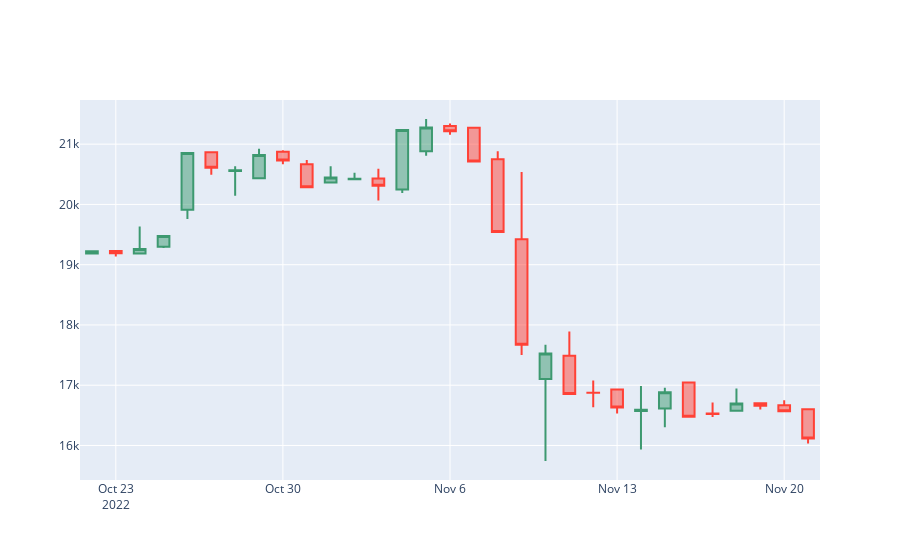

Write notebook code for a chart like this one.
### Code cell
cg = CoinGeckoAPI()
bitcoin_data = cg.get_coin_market_chart_by_id(id='bitcoin', vs_currency='usd', days=30)
print ('bitcoin_data', type(bitcoin_data))

bitcoin_price_data = bitcoin_data['prices']
bitcoin_price_data[0:5]
data = pd.DataFrame(bitcoin_price_data, columns=['TimeStamp', 'Price'])
data['date'] = data['TimeStamp'].apply(lambda d: datetime.date.fromtimestamp(d/1000.0))

candlestick_data = data.groupby(data.date, as_index=False).agg({"Price": ['min', 'max', 'first', 'last']})
fig = go.Figure(data=[go.Candlestick(x=candlestick_data['date'],
                open=candlestick_data['Price']['first'], 
                high=candlestick_data['Price']['max'],
                low=candlestick_data['Price']['min'], 
                close=candlestick_data['Price']['last'])
                ])

fig.update_layout(xaxis_rangeslider_visible=False)

fig.show()
